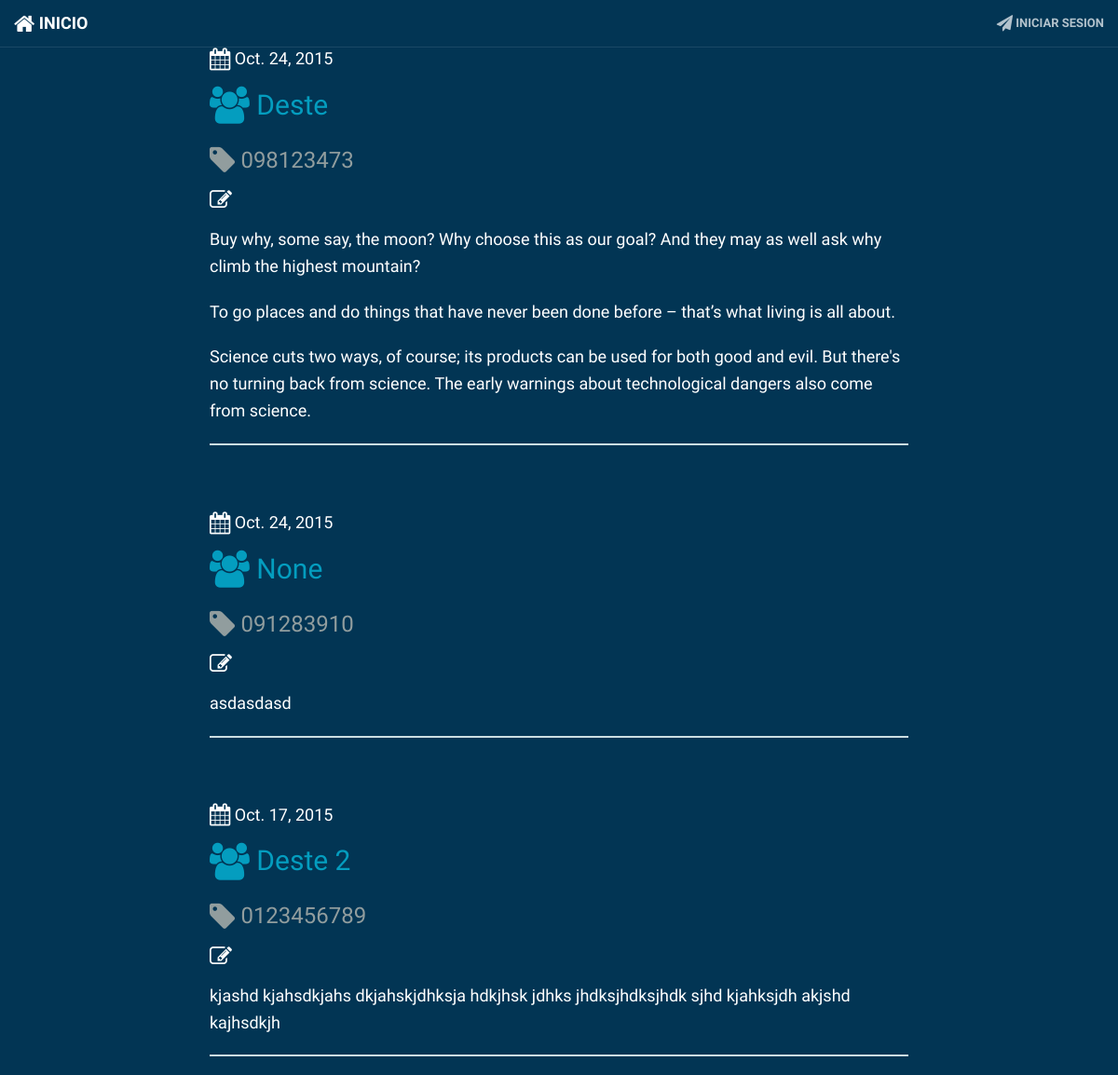
The page /report_list/ on the database its author committed.
### reportes/models.py (models this page shows)
class Reparacion(models.Model):
	fecha = models.DateField('Fecha', default=timezone.now)
	cliente = models.CharField('Cliente', max_length=64, null=True)
	numeroSerie = models.CharField('Numero de Serie', max_length=36)
	nombreTecnico = models.CharField('Tecnico responsable', max_length=80)
	nombreEncargado = models.CharField('Encargado del area', max_length=80)
	observaciones = models.TextField('observaciones', blank=True, null=True)
	costo = models.DecimalField('Costo (MXN)', max_digits=5, decimal_places=2)
	class Meta:
		verbose_name = "Reparacion"
        verbose_name_plural = "Reparaciones"
	def __str__(self):
		return str(self.fecha)
		pass

### reportes/views.py (the view)
# urls.py: url(r'^report_list/$', views.report_list, name='report_list'),
def report_list(request):
    reparaciones = Reparacion.objects.filter(fecha__lte=timezone.now()).order_by('-fecha')
    return render(request, 'reportes/report_list.html', {'reparaciones': reparaciones})

### reportes/templates/reportes/report_list.html
{% extends "reportes/base.html" %}
{% block content %}
    {% for reparacion in reparaciones %}
        <div class="reporte">
            <div class="date"><i class="fa fa-calendar fa-lg"></i>
                {{ reparacion.fecha }}
            </div>
            <h2><a href="{% url "reportes.views.report_detail" pk=reparacion.pk %}"><i class="fa fa-users fa-lg"></i> {{ reparacion.cliente }}</a></h2>
            <h3 class="nserie"><i class="fa fa-tag fa-lg"></i> {{ reparacion.numeroSerie }}</h3>
            <p class="observaciones"><i class="fa fa-pencil-square-o fa-lg"></i> {{ reparacion.observaciones|linebreaks }}</p>
        </div>
        <hr>
    {% endfor %}
{% endblock content %}

### reportes/static/css/creative.css (style rules this page uses)
html, body { width: 100%; height: 100%; }
.reporte { padding-top: 50px; }
.date { color: #fff; font-size: 18px; }
.nserie { color: #919D9E; }
body { font-family: 'Raleway', sans-serif; background-color: #023554; }
hr { max-width: 100%; border-color: #ccdee2; border-width: 2px; }
a { color: #049DBF; -webkit-transition: all .35s; -moz-transition: all .35s; transition: all .35s; }
h1, h2, h3, h4, h5, h6 { font-family: 'Raleway', sans-serif; color: #049DBF; padding-bottom: 10px; }
p { margin-bottom: 20px; font-size: 18px; line-height: 1.6; color: #fff; }
.observaciones { color: #fff; }
body { webkit-tap-highlight-color: #222; }

### rows shown on the page
Reparacion: fecha "Oct. 24, 2015", cliente "Deste", numeroSerie "098123473", observaciones "Buy why, some say, the moon? Why choose this as our goal? And they may as well ask why climb the highest mountain? To go places and do things that have never been done before – that’s what living is all about. Science cuts two ways, of course; its products can be used for both good and evil. But there's no turning back from science. The early warnings about technological dangers also come from science."
Reparacion: fecha "Oct. 24, 2015", cliente "None", numeroSerie "091283910", observaciones "asdasdasd"
Reparacion: fecha "Oct. 17, 2015", cliente "Deste 2", numeroSerie "0123456789", observaciones "kjashd kjahsdkjahs dkjahskjdhksja hdkjhsk jdhks jhdksjhdksjhdk sjhd kjahksjdh akjshd kajhsdkjh"
